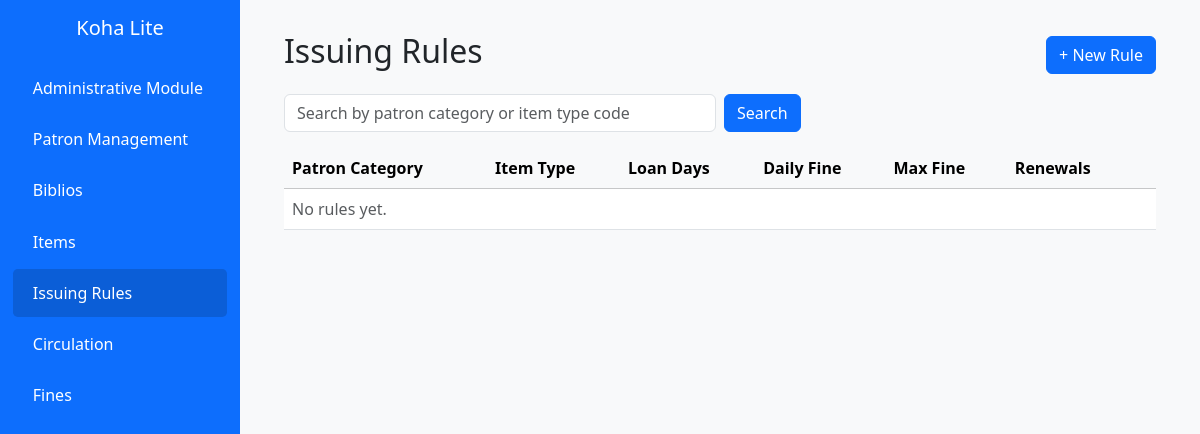
The page /rules/ on the database as committed earlier.
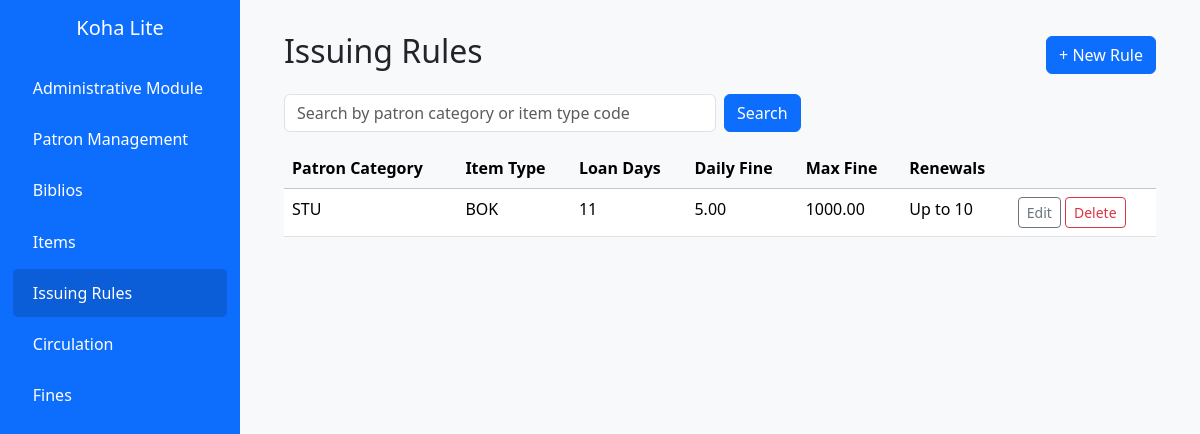
The same page on the database as committed later.
### myapp/models.py (models this page shows, shortened)
class IssuingRule(models.Model):
    patron_category = models.ForeignKey(
        "myapp.Patron_Categories",
        to_field="code",
        db_column="patron_category",
        on_delete=models.CASCADE,
        related_name="issuing_rules",
    )
    item_type = models.ForeignKey(
        "myapp.ItemType",
        to_field="code",
        db_column="item_type",
        on_delete=models.CASCADE,
        related_name="issuing_rules",
    )
    loan_days = models.PositiveIntegerField(validators=[MinValueValidator(1)], help_text="How many days per loan.")
    daily_fine = models.DecimalField(max_digits=8, decimal_places=2, default=0)
    max_fine = models.DecimalField(max_digits=8, decimal_places=2, default=0)
    renewal_allowed = models.BooleanField(default=True)
    max_renewals = models.PositiveIntegerField(default=2)
    class Meta:
        unique_together = ("patron_category", "item_type")
        ordering = ["patron_category__code", "item_type__code"]
        verbose_name = "issuing rule"
        verbose_name_plural = "issuing rules"

class Patron_Categories(models.Model):
    code = models.CharField(max_length=20, unique=True,primary_key= True)
    name = models.CharField(max_length=120,null=False)
    class Meta:
        ordering = ["code"]

class ItemType(models.Model):
    code = models.CharField(max_length=20, primary_key=True)
    name = models.CharField(max_length=80,null=False)
    class Meta:
        ordering = ["code"]

### myapp/views.py (the view)
# urls.py: path("rules/", views.IssuingRuleList.as_view(), name="rule_list"),
class IssuingRuleList(ListView):
    model = IssuingRule
    template_name = "library/rule_list.html"
    context_object_name = "rows"
    def get_queryset(self):
        qs = super().get_queryset().select_related("patron_category", "item_type")
        q = self.request.GET.get("q")
        if q:
            qs = qs.filter(
                models.Q(patron_category__code__icontains=q) |
                models.Q(item_type__code__icontains=q)
            )
        return qs

### myapp/templates/library/rule_list.html (shortened to what this page needs)
{% extends "base.html" %}
{% block content %}
<div class="d-flex justify-content-between align-items-center mb-3">
  <h2>Issuing Rules</h2>
  <a class="btn btn-primary" href="{% url 'rule_create' %}">+ New Rule</a>
</div>
<form class="row g-2 mb-3" method="get">
  <div class="col-sm-6">
    <input class="form-control" name="q" value="{{ request.GET.q }}" placeholder="Search by patron category or item type code">
  </div>
  <div class="col-auto"><button class="btn btn-primary">Search</button></div>
</form>
<table class="table table-hover">
  <thead class="table-light">
    <tr>
      <th>Patron Category</th><th>Item Type</th><th>Loan Days</th><th>Daily Fine</th>
      <th>Max Fine</th><th>Renewals</th><th></th>
    </tr>
  </thead>
  <tbody>
    {% for r in rows %}
      <tr>
        <td>{{ r.patron_category.code }}</td>
        <td>{{ r.item_type.code }}</td>
        <td>{{ r.loan_days }}</td>
        <td>{{ r.daily_fine }}</td>
        <td>{{ r.max_fine }}</td>
        <td>{% if r.renewal_allowed %}Up to {{ r.max_renewals }}{% else %}Not allowed{% endif %}</td>
        <td class="text-nowrap">
          <a class="btn btn-sm btn-outline-secondary" href="{% url 'rule_update' r.pk %}">Edit</a>
          <a class="btn btn-sm btn-outline-danger" href="{% url 'rule_delete' r.pk %}">Delete</a>
        </td>
      </tr>
    {% empty %}
      <tr><td colspan="7" class="text-muted">No rules yet.</td></tr>
    {% endfor %}
  </tbody>
</table>
{% endblock %}

Rows that differ between the two databases and show on the page:
added IssuingRule: patron_category.code "STU", item_type.code "BOK", loan_days "11", daily_fine "5.00", max_fine "1000.00", max_renewals "10"
Other text that changed with them:
text no longer shown: "No rules yet."
